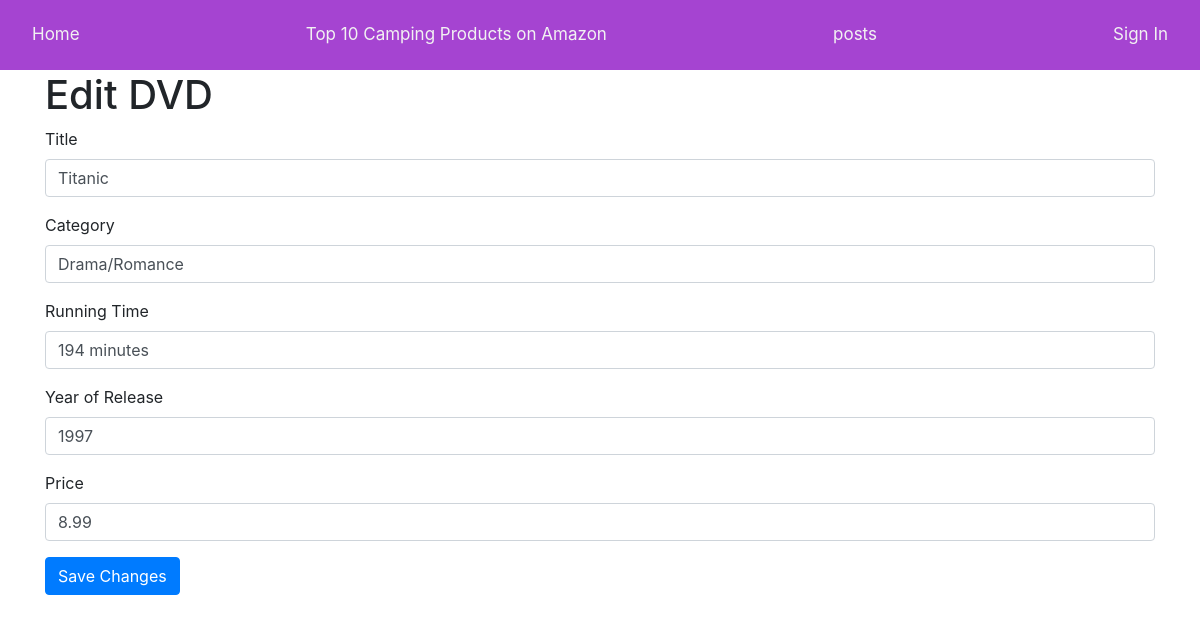
The page /edit-dvd/4 on the database its author committed.
### api/models.py (models this page shows)
class DVD(db.Model):
    id = db.Column(db.Integer, primary_key=True)
    title = db.Column(db.String(100), nullable=False)
    category = db.Column(db.String(50), nullable=False)
    running_time = db.Column(db.String(20), nullable=False)
    year = db.Column(db.Integer, nullable=False)
    price = db.Column(db.Float, nullable=False)
    __table_args__ = (
        CheckConstraint('id >= 1'),
        CheckConstraint('id <= 100'),
    )

### api/routes.py (the view, shortened to what this page needs)
@dvd.route('/edit-dvd/<int:id>', methods=['GET', 'POST'])
def edit_dvd(id):
    try:
        dvd = DVD.query.get_or_404(id)
        return render_template("edit_dvd.html",user=current_user, dvd=dvd)
    except Exception as e:
        error_message = traceback.format_exc()
        return render_template('error.html', error=error_message)

### api/templates/edit_dvd.html (shortened to what this page needs)
{% extends "base.html" %}
{% block content%}
<!DOCTYPE html>
<html>
<head>
    <link rel="stylesheet" href="https://stackpath.bootstrapcdn.com/bootstrap/4.3.1/css/bootstrap.min.css">
</head>
<body>
    <div class="container">
        <h1>Edit DVD</h1>
        <form method="POST">
            <div class="form-group">
                <label for="title">Title</label>
                <input type="text" class="form-control" id="title" name="title" value="{{ dvd.title }}">
            </div>
            <div class="form-group">
                <label for="category">Category</label>
                <input type="text" class="form-control" id="category" name="category" value="{{ dvd.category }}">
            </div>
            <div class="form-group">
                <label for="running_time">Running Time</label>
                <input type="text" class="form-control" id="running_time" name="running_time" value="{{ dvd.running_time }}">
            </div>
            <div class="form-group">
                <label for="year">Year of Release</label>
                <input type="text" class="form-control" id="year" name="year" value="{{ dvd.year }}">
            </div>
            <div class="form-group">
                <label for="price">Price</label>
                <input type="text" class="form-control" id="price" name="price" value="{{ dvd.price }}">
            </div>
            <button type="submit" class="btn btn-primary">Save Changes</button>
        </form>
    </div>
</body>
</html>
{% endblock %}

### rows shown on the page
DVD: title "Titanic", category "Drama/Romance", running_time "194 minutes", year "1997", price "8.99"
